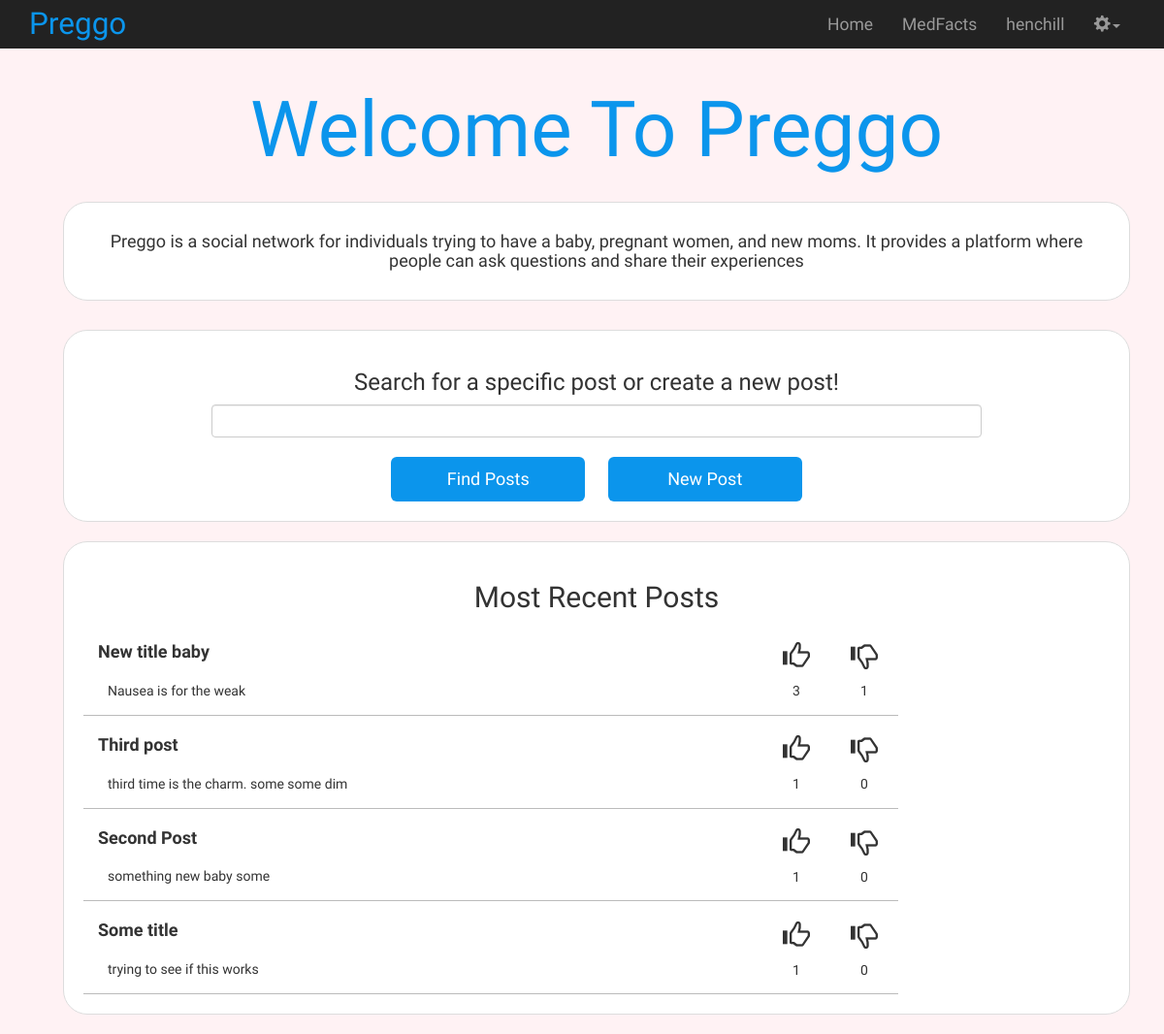
The app's page /preggo/ (signed in), older data.
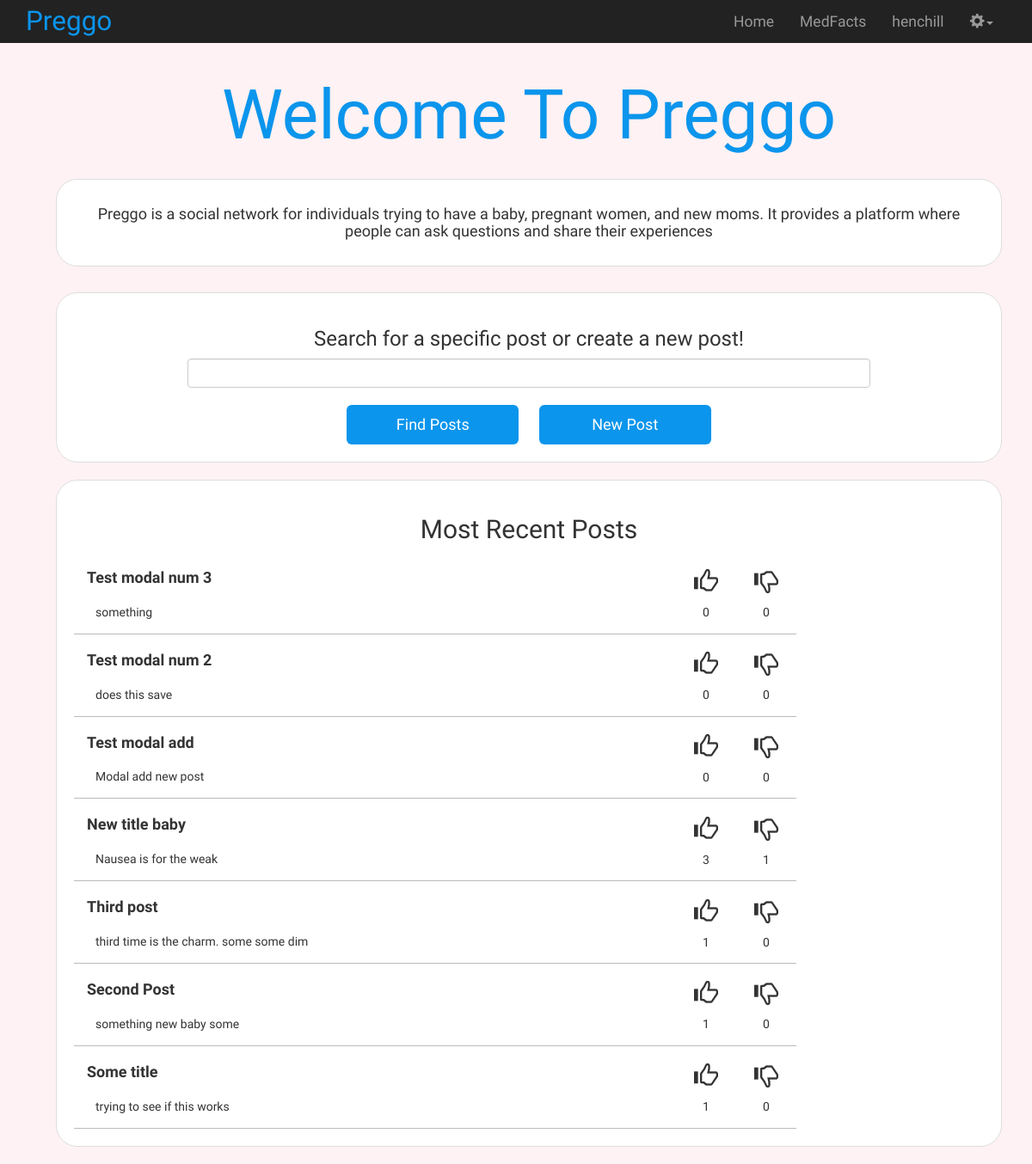
The same page, newer data.
### preggo/models.py (models this page shows, shortened)
class Post(models.Model):
	user = models.ForeignKey(User)
	title = models.CharField(max_length = 128)
	content = models.TextField()
	upvotes = models.IntegerField(default=0)
	downvotes = models.IntegerField(default=0)
	pub_date = models.DateTimeField('date published')

### preggo/views.py (the view)
@login_required
def index(request):
    context = RequestContext(request)
    posts = Post.objects.all().order_by('-pub_date')
    context_dict = {'posts': posts}
    return render_to_response('preggo/index.html', context_dict, context)

### templates/preggo/index.html (shortened to what this page needs)
{% extends "preggo/base.html" %}
{% load static %}
{% block content %}
<div class="container">
    <h1 class="pageTitle">Welcome To Preggo</h1>
    <div class="section" id="preggo-info">
      <h4>Preggo is a social network for individuals trying to have a baby, pregnant women, and new moms. It provides a platform where people can ask questions and share their experiences</h4>
    </div>
    <div id="tmp-content">
        <form id="search_form" method="get" action="/preggo/search" role="form">
            <div class="section">
                <h3>Search for a specific post or create a new post!</h3>
                <input id="id_q" class="form-control" type="text" name="q">
                <input id="search-submit" class="btn btn-lg button-common" type="submit" value="Find Posts">
                <input id="new-post" class="btn btn-lg button-common" value="New Post">
            </div>
            <div id="search-results" class="section">
                <h2>Most Recent Posts</h2>
                <div class="quest-list">
                {% for post in posts %}
                <div class="row question-list clickable-hover ">
                    <div class="col-md-10 clickable" id="list-body" data-post-id="{{post.id}}">
                    <h4 class="question-title">{{ post.title }}</h4>
                    <div class="question-content">{{ post.content }}</div>
                    </div>
                    <div class="thumbs-container col-md-1">
                    <button class="vote-img post-upvotes" data-post-id="{{post.id}}"><span class="glyphicon glyphicon-thumbs-up"></span></button>
                    <div id="post-upvotes-count-{{post.id}}" class="votes">{{ post.upvotes }}</div>
                    </div>
                    <div class="thumbs-container col-md-1">
                    <button class="vote-img post-downvotes" data-post-id="{{post.id}}"><span class="glyphicon
                    glyphicon-thumbs-down"></span></button>
                    <div class="votes" id="post-downvotes-count-{{post.id}}">{{ post.downvotes }}</div>
                    </div>
                </div>
                {% endfor %}
                </div>
            </div>
        </form>
    </div>
</div>
{% endblock %}

Row changes from the older to the newer data that the page shows:
added Post: title "Test modal num 3", content "something", upvotes "0", downvotes "0"
added Post: title "Test modal num 2", content "does this save", upvotes "0", downvotes "0"
added Post: title "Test modal add", content "Modal add new post", upvotes "0", downvotes "0"
